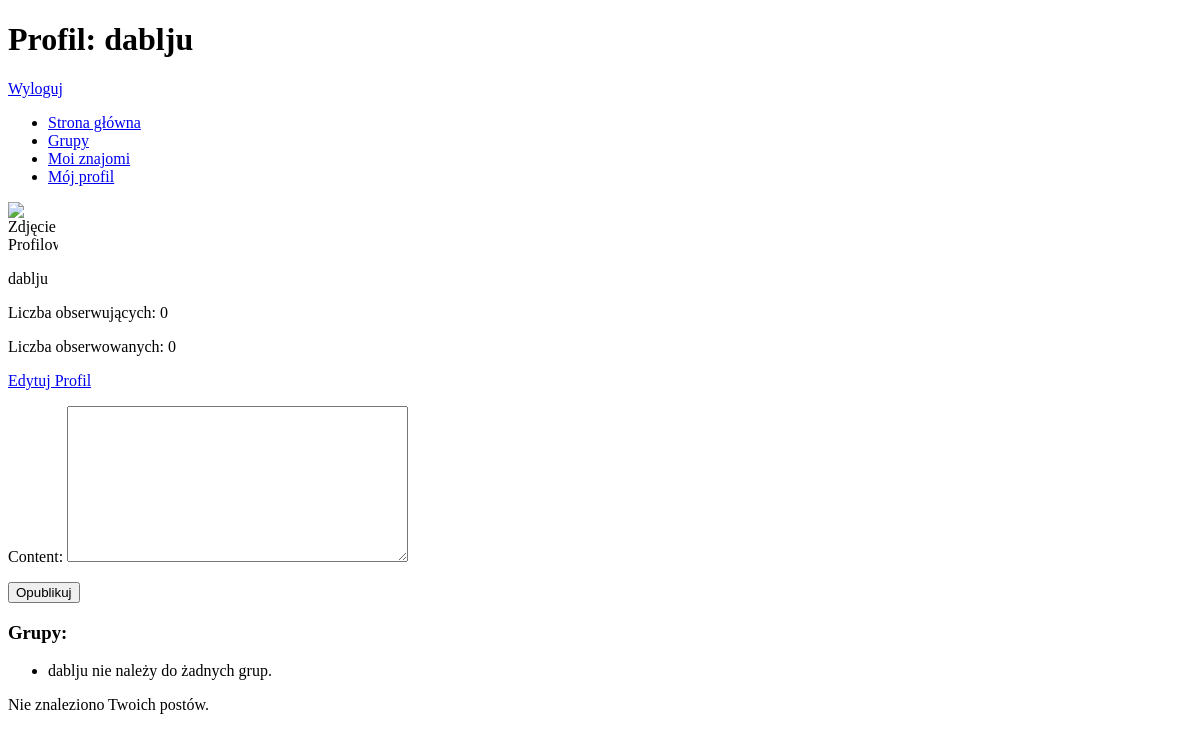
/profile/dablju/ (signed in), run on an earlier commit of the app's database.
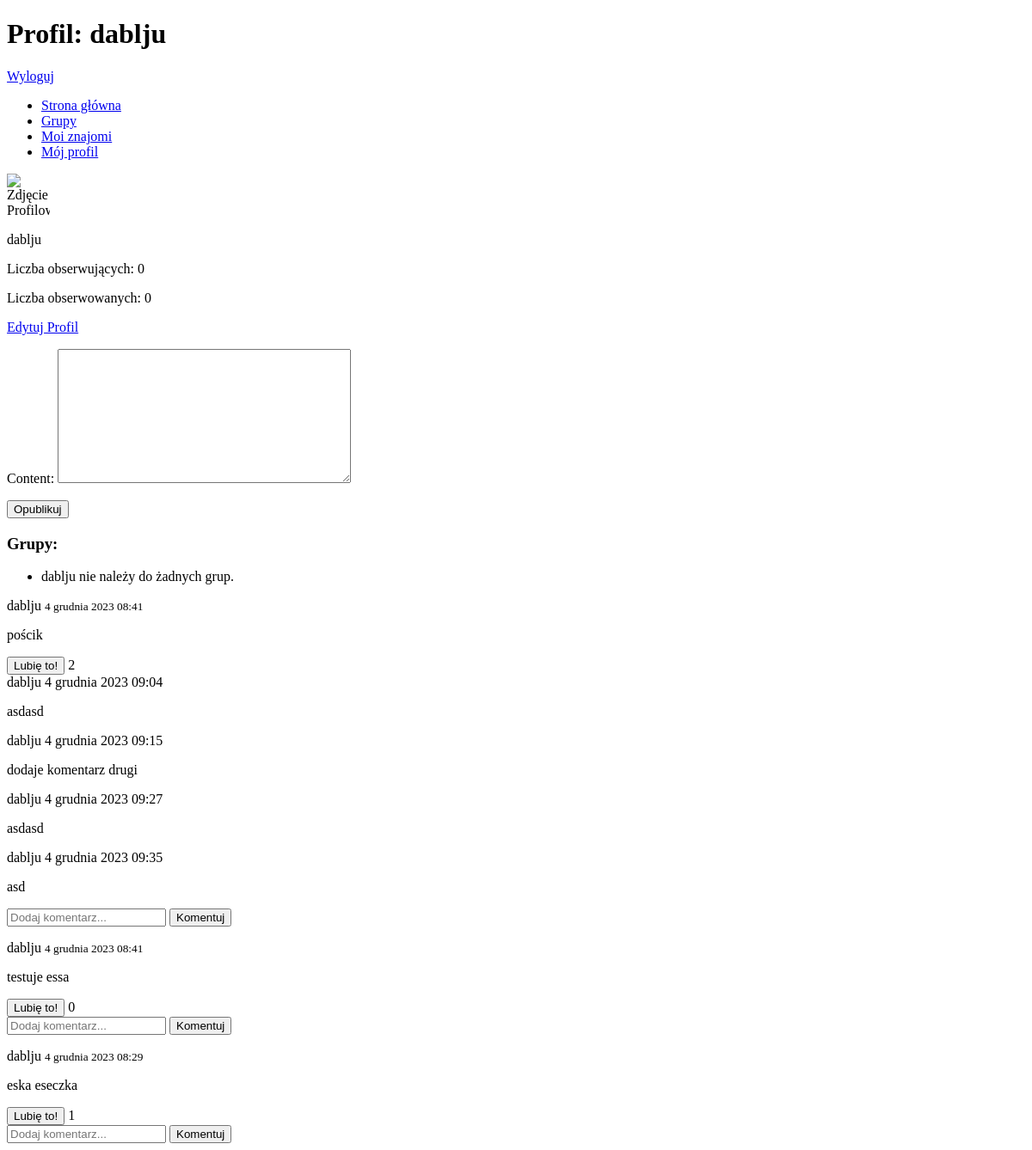
And on a later commit of the database.
### post_management/models.py (models this page shows, shortened)
class Post(models.Model):
    objects = None
    author = models.ForeignKey(User, on_delete=models.CASCADE)
    content = models.TextField()
    created_at = models.DateTimeField(auto_now_add=True)
    likes = models.ManyToManyField(User, related_name='liked_posts', blank=True)
    group = models.ForeignKey(Group, on_delete=models.CASCADE, null=True, blank=True)

class Comment(models.Model):
    post = models.ForeignKey(Post, related_name='comments', on_delete=models.CASCADE)
    author = models.ForeignKey(User, on_delete=models.CASCADE)
    content = models.TextField()
    created_at = models.DateTimeField(auto_now_add=True)

### user_management/views.py (the view)
# urls.py: path('profile/', include('user_management.urls')),
@login_required(login_url='core:welcome')
def profile(request, username):
    user = get_object_or_404(User, username=username)
    profile_user = get_object_or_404(User, username=username)
    user_posts = Post.objects.filter(author=user, group__isnull=True).order_by('-created_at')
    user_groups = user.user_groups.all()
    form = PostForm()
    is_own_profile = (request.user == user)
    context = {
        'user': user,
        'posts': user_posts,
        'user_groups': user_groups,
        'is_own_profile': is_own_profile,
        'form': form,
        'profile_user': profile_user
    }
    return render(request, 'user_management/profile.html', context)

### post_management/forms.py
class PostForm(forms.ModelForm):
    class Meta:
        model = Post
        fields = ['content']

### user_management/templates/user_management/profile.html (shortened to what this page needs)
<!DOCTYPE html>
<html lang="en">
<head>
    {% load static %}
    <link rel="stylesheet" href="{% static 'css/profile.css' %}">
</head>
<body>
    <h1>Profil: {{ user.username }}</h1>
    <a href="{% url 'user_management:logout' %}">Wyloguj</a>
    <nav>
        <ul>
            <li><a href="{% url 'core:home' %}">Strona główna</a></li>
            <li><a href="{% url 'group_management:groups' %}">Grupy</a></li>
            <li><a href="{% url 'user_management:friends' %}">Moi znajomi</a></li>
            <li><a href="{% url 'user_management:profile' request.user.username %}">Mój profil</a></li>
        </ul>
    </nav>
    <div class="profile-container">
        <img src="{{ user.profile.profile_image.url }}" alt="Zdjęcie Profilowe">
        <p>{{ user.username }}</p>
    </div>
<p id="followers-count">Liczba obserwujących: {{ user.followers.count }}</p>
<p>Liczba obserwowanych: {{ user.following.count }}</p>
    {% if is_own_profile %}
        <div>
            <a href="{% url 'user_management:edit_profile' %}">Edytuj Profil</a>
            <form method="post" action="{% url 'post_management:create_post' %}">
        {{ form.as_p }}
        <button type="submit">Opublikuj</button>
    </form>
        </div>
    {% endif %}
    <div>
    <h3>Grupy:</h3>
    <ul>
        {% for group in user.user_groups.all %}
            <li><a href="{% url 'group_management:group_detail' group_slug=group.slug %}">{{ group.name }}</a></li>
        {% empty %}
            <li>{{ user.username }} nie należy do żadnych grup.</li>
        {% endfor %}
    </ul>
</div>
    {% block content %}
    {% for post in posts %}
        <div class="post">
            <p>{{ post.author }} <small>{{ post.created_at }}</small></p>
            <p>{{ post.content }}</p>
            <button id="like-button-{{ post.id }}" type="button" onclick="likePost({{ post.id }});">Lubię to!</button>
            <span id="like-count-{{ post.id }}">{{ post.likes.count }}</span><br>
            {% for comment in post.comments.all %}
                {{ comment.author.username }}  {{ comment.created_at }}
                <p>{{ comment.content }}</p>
            {% endfor %}
            <form action="{% url 'post_management:add_comment_to_post' post.id %}" method="post">
                <input type="text" name="content" placeholder="Dodaj komentarz...">
                <button type="submit">Komentuj</button>
            </form>
        </div>
    {% empty %}
        <p>{% if is_own_profile %}Nie znaleziono Twoich postów.{% else %}Nie znaleziono postów użytkownika {{ user.username }}.{% endif %}</p>
    {% endfor %}
{% endblock %}
</body>
</html>

What changed in the data, as far as the page shows it:
added Post: author "dablju", created_at "4 grudnia 2023 08:41", content "pościk", likes.count "2"
added Comment: author.username "dablju", created_at "4 grudnia 2023 09:04", content "asdasd"
added Comment: author.username "dablju", created_at "4 grudnia 2023 09:15", content "dodaje komentarz drugi"
added Comment: author.username "dablju", created_at "4 grudnia 2023 09:27", content "asdasd"
added Comment: author.username "dablju", created_at "4 grudnia 2023 09:35", content "asd"
added Post: author "dablju", created_at "4 grudnia 2023 08:41", content "testuje essa", likes.count "0"
added Post: author "dablju", created_at "4 grudnia 2023 08:29", content "eska eseczka", likes.count "1"
Also different on the page:
text no longer shown: "Nie znaleziono Twoich postów."
